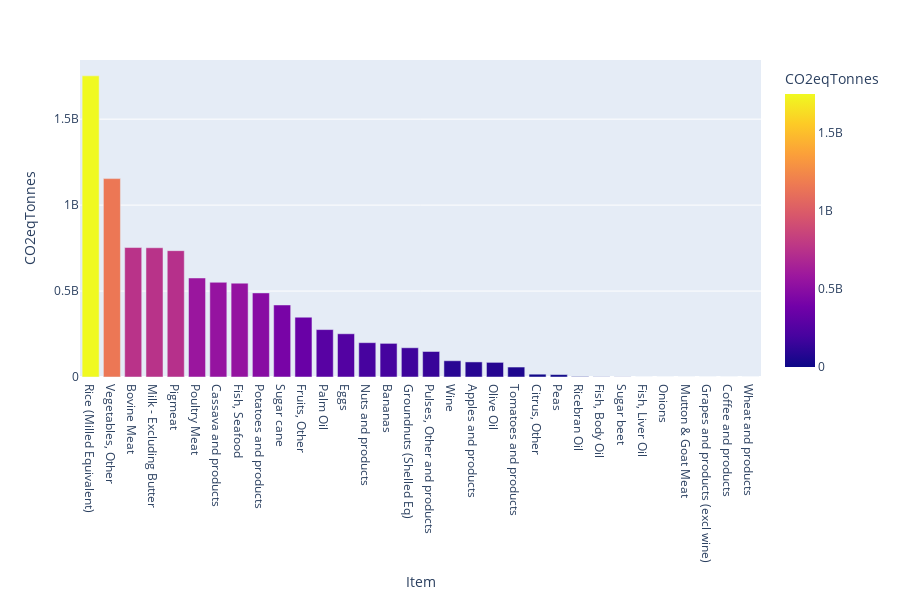

Here is the notebook cell this chart was saved with:
### Markdown cell above
#### Per questo calcolo andrò a inserire per ogni prodotto tracciato il numero di kcal presenti in 100gr di cibo/mangime uso google come fonte per i miei dati.
#### Verrà create una nuova colonna chiamata "Kg producted x 1000kcal" che ci dirà quanti chili devono essere prodotti per generare 1000kcal.
#### Subito dopo mostrerò un istogramma in orizzontale per mostrare quali sono i cibi che emettono più gas serra

### Code cell
Food_kcalories_100gr = {

     "Other Vegetables": 65,
     "Rice": 130,
     "Wheat": 329,
     "Milk": 42,
     "Potatoes": 77,
     "Pig Meat": 242,
     "Fish (farmed)": 158,
     "Other Fruit": 80,
     "Tomatoes": 18,
     "Beef (beef herd)": 332,
     "Cassava": 159,
     "Eggs": 155,
     "Poultry Meat": 272,
     "Cane Sugar": 400,
     "Bananas": 89,
     "Apples": 52,
     "Other Pulses": 181,
     "Onions": 40,
     "Wine": 83,
     "Grapes": 67,
     "Citrus Fruit": 72,
     "Groundnuts": 567,
     "Mutton": 294,
     "Coffee": 0,
     "Peas": 81,
     "Palm Oil": 884,
     "Nuts": 607,
     "Olive Oil": 884,
     "Beet Sugar": 405,

}

# Aggiungo la colonna a Food_Production_df
for index, record in Food_Production_df.iterrows():
     Type = record["Food product"]
     if Type in Food_kcalories_100gr.keys():
          if Food_kcalories_100gr[Type] != 0 and Food_kcalories_100gr[Type] != np.NAN:
               Food_Production_df.at[index, "Kg producted x 1000kcal"] = (1000 / (Food_kcalories_100gr[Type]))

gas_serra_emissions = Food_items["Tonnes"] * 1000**2 # Con questa operazione porto tutto alla grandezza dei grammi
for index, record in Food_items.iterrows():
     Type = record["Type"]
     if Type in Food_kcalories_100gr.keys():  
          if len(Food_Production_df[Food_Production_df["Food product"] == Type]["Greenhouse gas emissions per 1000kcal (kgCO₂eq per 1000kcal)"].values) != 0:
               Food_items.at[index, "KGCO2eq tot"] = ((record["Tonnes"] * 1000)/(Food_Production_df[Food_Production_df["Food product"] == Type]["Kg producted x 1000kcal"].to_list()[0]))
          else:
               Food_items.at[index, "KGCO2eq tot"] = 0

Food_items = Food_items.assign(CO2eqTonnes=Food_items["KGCO2eq tot"]/1000)
temp_df = Food_items.groupby("Item").sum(numeric_only=True).sort_values(by="KGCO2eq tot", ascending=False)

fig = px.bar(
     temp_df,
     x=temp_df.index,
     y="CO2eqTonnes",
     color="CO2eqTonnes",
     height=600
)

fig.show()

### Figure 1 — Plotly figure (JSON) as saved in the notebook; plotly's stock layout.template omitted (floating-point values rounded to 4 significant figures)
{"data": [{"alignmentgroup": "True", "hovertemplate": "Item=%{x}<br>CO2eqTonnes=%{marker.color}<extra></extra>", "legendgroup": "", "marker": {"color": [1751945780, 1154098205, 753186156, 751982574, 735000000.0, 576111232, 550993830, 545949882, 489223658, 418950000, 347887280, 275793856, 251418215, 199735778, 195624492, 170120412, 148387420, 94618506, 87658376, 85117708, 57949200, 16319520, 14125266, 2849340, 1158772, 767070, 98434, 0, 0, 0, 0, 0], "coloraxis": "coloraxis", "pattern": {"shape": ""}}, "name": "", "offsetgroup": "", "orientation": "v", "showlegend": false, "textposition": "auto", "type": "bar", "x": ["Rice (Milled Equivalent)", "Vegetables, Other", "Bovine Meat", "Milk - Excluding Butter", "Pigmeat", "Poultry Meat", "Cassava and products", "Fish, Seafood", "Potatoes and products", "Sugar cane", "Fruits, Other", "Palm Oil", "Eggs", "Nuts and products", "Bananas", "Groundnuts (Shelled Eq)", "Pulses, Other and products", "Wine", "Apples and products", "Olive Oil", "Tomatoes and products", "Citrus, Other", "Peas", "Ricebran Oil", "Fish, Body Oil", "Sugar beet", "Fish, Liver Oil", "Onions", "Mutton & Goat Meat", "Grapes and products (excl wine)", "Coffee and products", "Wheat and products"], "xaxis": "x", "y": [1751945780, 1154098205, 753186156, 751982574, 735000000.0, 576111232, 550993830, 545949882, 489223658, 418950000, 347887280, 275793856, 251418215, 199735778, 195624492, 170120412, 148387420, 94618506, 87658376, 85117708, 57949200, 16319520, 14125266, 2849340, 1158772, 767070, 98434, 0, 0, 0, 0, 0], "yaxis": "y"}], "layout": {"barmode": "relative", "coloraxis": {"colorbar": {"title": {"text": "CO2eqTonnes"}}, "colorscale": [[0, "#0d0887"], [0.1111, "#46039f"], [0.2222, "#7201a8"], [0.3333, "#9c179e"], [0.4444, "#bd3786"], [0.5556, "#d8576b"], [0.6667, "#ed7953"], [0.7778, "#fb9f3a"], [0.8889, "#fdca26"], [1, "#f0f921"]]}, "height": 600, "legend": {"tracegroupgap": 0}, "margin": {"t": 60}, "xaxis": {"anchor": "y", "domain": [0, 1], "title": {"text": "Item"}}, "yaxis": {"anchor": "x", "domain": [0, 1], "title": {"text": "CO2eqTonnes"}}}}
